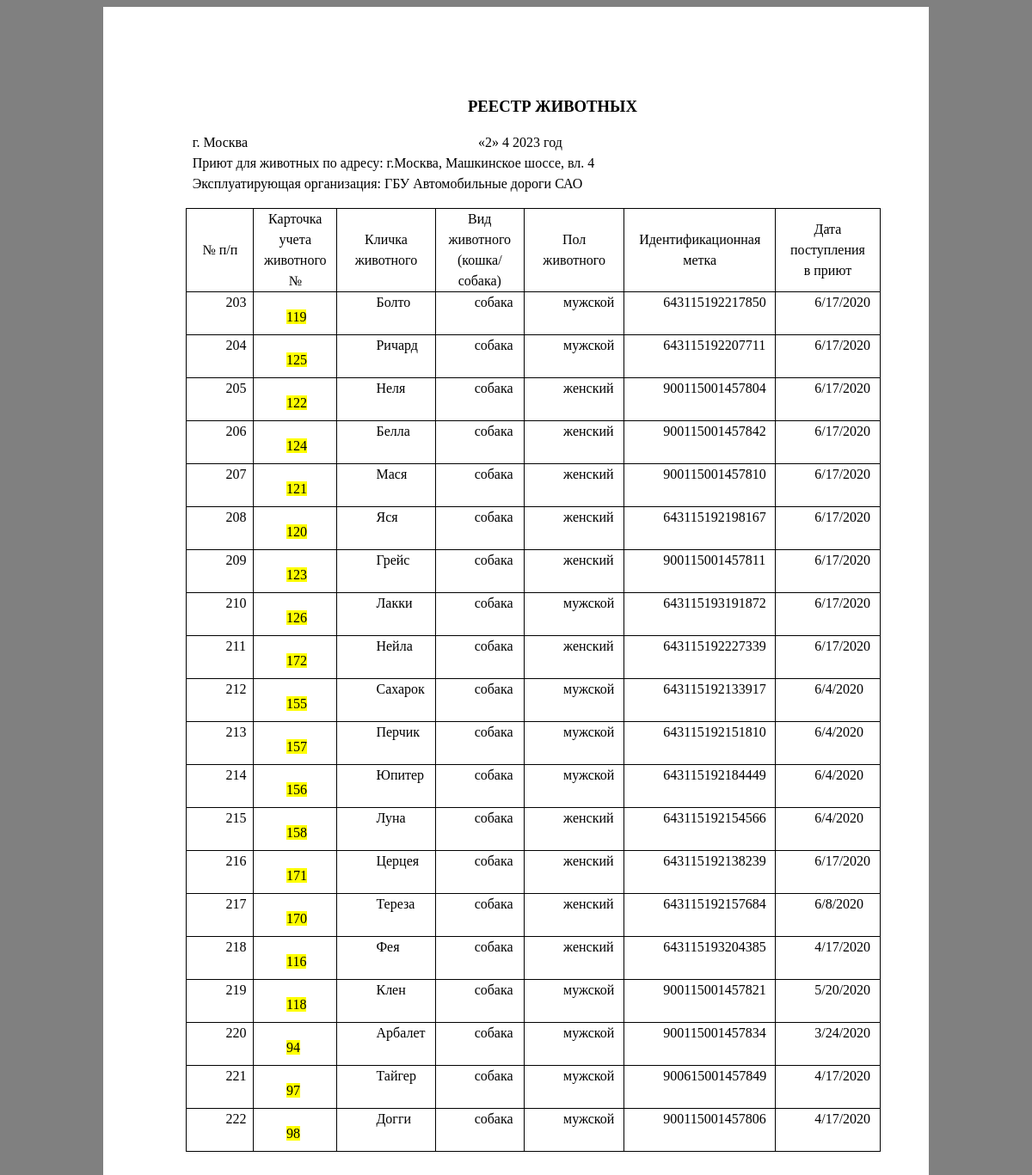
The app's page /pril4_for_mashk.php with its own data.
### pril4_for_mashk.php (the view, shortened to what this page needs)
<html>
<?php
require_once('ConnectDB.php');
$sql = "SELECT * FROM `TABLE 1` WHERE `адрес приюта` LIKE '%Машкинское %' ";
$result = mysqli_query($connect, $sql);
?>
<head>
</head>
<body style="background-color:gray;">
	<div class="c24" style="width:800; height:1331; background-color:white;   margin: auto;">
		<p class="c22"><span class="c23">РЕЕСТР ЖИВОТНЫХ</span></p>
		<p class="c16" id="h.gjdgxs"><span class="c9"></span></p>
		<p class="c10"><span class="c3">г. Москва
		<?php
		$today = getdate();
		echo "«",$today['mday'],"»        ",$today['mon'],"       ",$today['year'],"  год";?></span></p>
		<p class="c10"><span class="c3"><?php
		echo	"Приют для животных по адресу: г.Москва, Машкинское шоссе, вл. 4" ?></span></p>
		<p class="c10"><span class="c3"><?php
		echo "Эксплуатирующая организация: ГБУ Автомобильные дороги САО" ?></span></p>
		<p class="c0"><span class="c3"></span></p><a id="t.43100d12c1eff6a5d3b3e8719d279bee0baf432d"></a><a id="t.0"></a>
		<table class="c5">
			<tbody>
				<tr class="c21">
					<td class="c15" colspan="1" rowspan="1">
						<p class="c14"><span class="c3">№ п/п</span></p>
					</td>
					<td class="c18" colspan="1" rowspan="1">
						<p class="c14"><span>Карточка учета животного №</span></p>
					</td>
					<td class="c20" colspan="1" rowspan="1">
						<p class="c14"><span class="c3">Кличка животного</span></p>
					</td>
					<td class="c17" colspan="1" rowspan="1">
						<p class="c14"><span class="c3">Вид животного (кошка/собака)</span></p>
					</td>
					<td class="c20" colspan="1" rowspan="1">
						<p class="c14"><span class="c3">Пол животного</span></p>
					</td>
					<td class="c19" colspan="1" rowspan="1">
						<p class="c14"><span class="c3">Идентификационная метка</span></p>
					</td>
					<td class="c20" colspan="1" rowspan="1">
						<p class="c14"><span class="c3">Дата поступления</span></p>
						<p class="c14"><span class="c3">в приют</span></p>
					</td>
				</tr>
				<?php while($row = mysqli_fetch_assoc($result)) {?>
				<tr class="c12">
					<td class="c13" colspan="1" rowspan="1">
						<p class="c0"><span class="c3"><?php echo $row['п/п']; ?></span></p>
					</td>
					<td class="c1" colspan="1" rowspan="1">
						<p class="c0"><span class="c3 c11"><?php echo $row['карточка учета животного №']; ?></span><p>
					</td>
					<td class="c8" colspan="1" rowspan="1">
						<p class="c0"><span class="c3"><?php echo $row['кличка']; ?></span></p>
					</td>
					<td class="c4" colspan="1" rowspan="1">
						<p class="c0"><span class="c3"></span><?php echo $row['вид']; ?></p>
					</td>
					<td class="c8" colspan="1" rowspan="1">
						<p class="c0"><span class="c3"></span><?php echo $row['пол']; ?></p>
					</td>
					<td class="c8" height = 50pt colspan="1" rowspan="1">
						<p class="c0"><span class="c3"></span><?php echo $row['идентификационная метка']; ?></p>
					</td>
					<td class="c8" colspan="1" rowspan="1">
						<p class="c0"><span class="c3"></span><?php echo $row['дата поступления в приют']; ?></p>
					</td>
				<?php } ?>
			</tbody>
		</table>
		<p class="c25"><span class="c9"></span></p>
	</div>
</body>
</html>

### records on screen
table 1: value "203", value "119", кличка "Болто", вид "собака", пол "мужской", идентификационная метка "643115192217850", дата поступления в приют "6/17/2020"
table 1: value "204", value "125", кличка "Ричард", вид "собака", пол "мужской", идентификационная метка "643115192207711", дата поступления в приют "6/17/2020"
table 1: value "205", value "122", кличка "Неля", вид "собака", пол "женский", идентификационная метка "900115001457804", дата поступления в приют "6/17/2020"
table 1: value "206", value "124", кличка "Белла", вид "собака", пол "женский", идентификационная метка "900115001457842", дата поступления в приют "6/17/2020"
table 1: value "207", value "121", кличка "Мася", вид "собака", пол "женский", идентификационная метка "900115001457810", дата поступления в приют "6/17/2020"
table 1: value "208", value "120", кличка "Яся", вид "собака", пол "женский", идентификационная метка "643115192198167", дата поступления в приют "6/17/2020"
table 1: value "209", value "123", кличка "Грейс", вид "собака", пол "женский", идентификационная метка "900115001457811", дата поступления в приют "6/17/2020"
table 1: value "210", value "126", кличка "Лакки", вид "собака", пол "мужской", идентификационная метка "643115193191872", дата поступления в приют "6/17/2020"
table 1: value "211", value "172", кличка "Нейла", вид "собака", пол "женский", идентификационная метка "643115192227339", дата поступления в приют "6/17/2020"
table 1: value "212", value "155", кличка "Сахарок", вид "собака", пол "мужской", идентификационная метка "643115192133917", дата поступления в приют "6/4/2020"
table 1: value "213", value "157", кличка "Перчик", вид "собака", пол "мужской", идентификационная метка "643115192151810", дата поступления в приют "6/4/2020"
table 1: value "214", value "156", кличка "Юпитер", вид "собака", пол "мужской", идентификационная метка "643115192184449", дата поступления в приют "6/4/2020"
table 1: value "215", value "158", кличка "Луна", вид "собака", пол "женский", идентификационная метка "643115192154566", дата поступления в приют "6/4/2020"
table 1: value "216", value "171", кличка "Церцея", вид "собака", пол "женский", идентификационная метка "643115192138239", дата поступления в приют "6/17/2020"
table 1: value "217", value "170", кличка "Тереза", вид "собака", пол "женский", идентификационная метка "643115192157684", дата поступления в приют "6/8/2020"
table 1: value "218", value "116", кличка "Фея", вид "собака", пол "женский", идентификационная метка "643115193204385", дата поступления в приют "4/17/2020"
table 1: value "219", value "118", кличка "Клен", вид "собака", пол "мужской", идентификационная метка "900115001457821", дата поступления в приют "5/20/2020"
table 1: value "220", value "94", кличка "Арбалет", вид "собака", пол "мужской", идентификационная метка "900115001457834", дата поступления в приют "3/24/2020"
table 1: value "221", value "97", кличка "Тайгер", вид "собака", пол "мужской", идентификационная метка "900615001457849", дата поступления в приют "4/17/2020"
table 1: value "222", value "98", кличка "Догги", вид "собака", пол "мужской", идентификационная метка "900115001457806", дата поступления в приют "4/17/2020"

### other values on screen
$today['mday'] "2"
$today['mon'] "4"
$today['year'] "2023"
